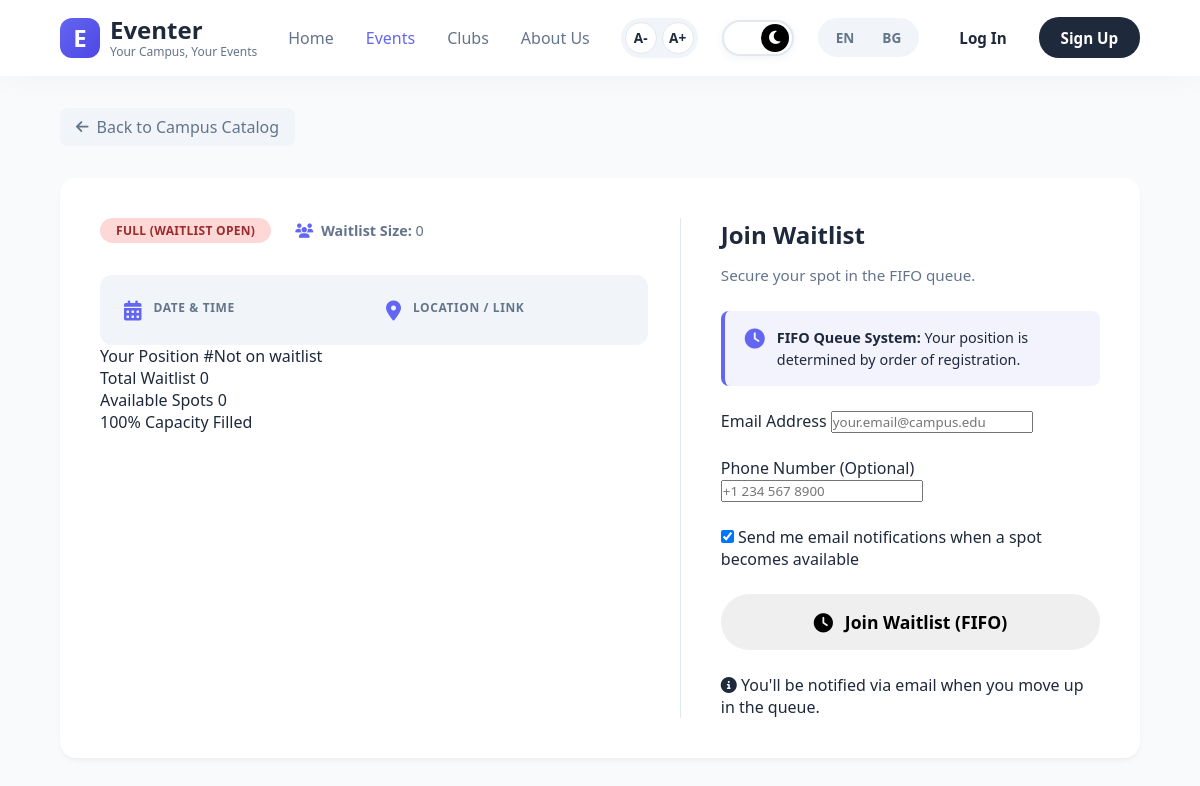
The app's page /join_waitlist/1 (signed in), older data.
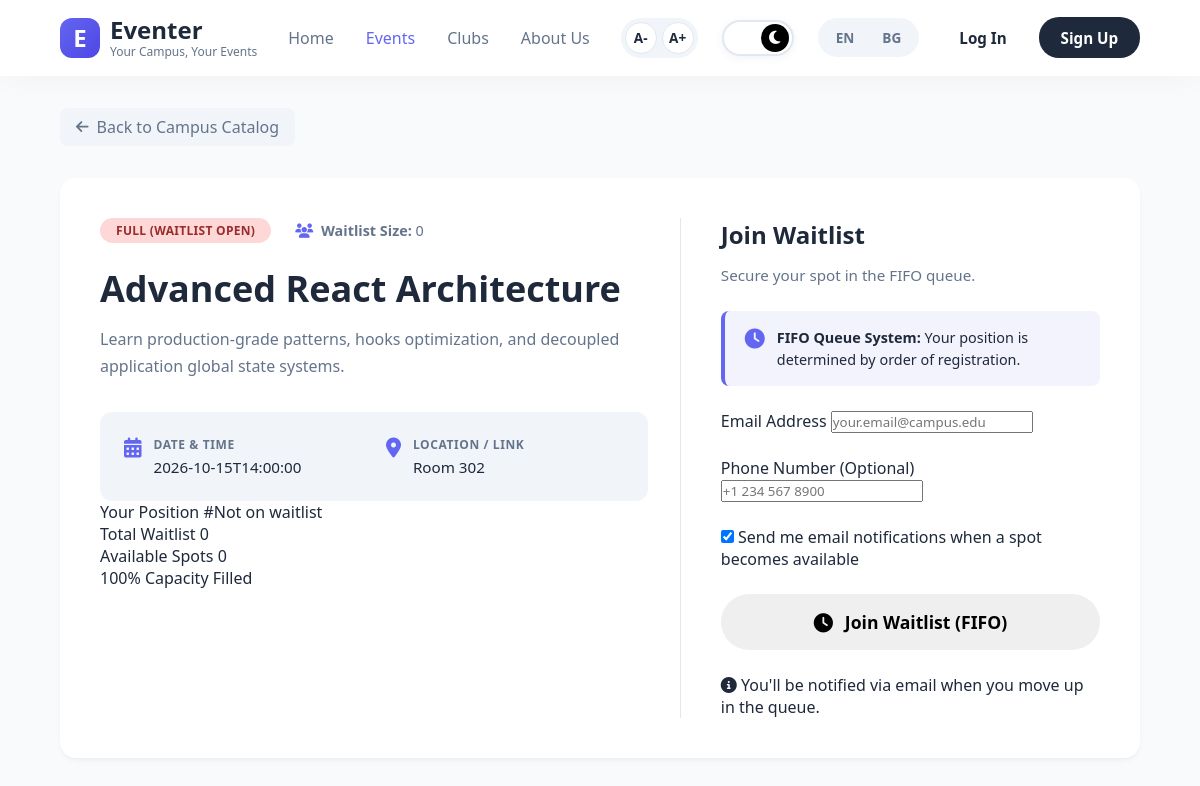
The same page, newer data.
### tables this page shows
CREATE TABLE events (
                id INTEGER PRIMARY KEY AUTOINCREMENT,
                organizer_id INTEGER NOT NULL,
                title TEXT NOT NULL,
                description TEXT,
                starts_at TEXT NOT NULL,
                ends_at TEXT NOT NULL,
                capacity INTEGER NOT NULL CHECK(capacity >= 1),
                location_or_url TEXT,
                status TEXT NOT NULL DEFAULT 'DRAFT'
                    CHECK (status IN ('DRAFT','PUBLISHED','CANCELLED')),
                created_at TEXT NOT NULL DEFAULT CURRENT_TIMESTAMP,
                updated_at TEXT NOT NULL DEFAULT CURRENT_TIMESTAMP,
                FOREIGN KEY (organizer_id) REFERENCES users(id) ON DELETE CASCADE
            );

### route.py (the view)
@page_bp.route('/join_waitlist/<int:event_id>')
@token_required
def join_waitlist(event_id):
    with db() as conn:
        event = conn.execute("SELECT * FROM events WHERE id = ?", (event_id,)).fetchone()
        waitlist_count = conn.execute("SELECT COUNT(*) FROM registrations WHERE event_id = ? AND status = 'waitlisted'", (event_id,)).fetchone()[0]
    return render_template('join_waitlist.html', event=event, waitlist_count=waitlist_count)

### route.py (called while the page is built)
def db():
    conn = sqlite3.connect(DB, timeout=10)
    conn.row_factory = sqlite3.Row
    conn.execute("PRAGMA foreign_keys = ON")
    conn.execute("PRAGMA journal_mode = WAL")
    return conn

def current_app_secret():
    return os.environ.get("JWT_SECRET_KEY") or os.environ.get("SECRET_KEY") or current_app.config["SECRET_KEY"]

def get_bearer_token():
    auth_header = request.headers.get("Authorization", "")
    if auth_header.startswith("Bearer "):
        return auth_header.removeprefix("Bearer ").strip()
    if "user_id" in session:
        now = datetime.now(timezone.utc)
        payload = {
            "sub": str(session["user_id"]),
            "email": "",
            "role": session.get("role", "student"),
            "iat": now,
            "exp": now + timedelta(minutes=JWT_EXPIRY_MINUTES)
        }
        return jwt.encode(payload, current_app_secret(), algorithm=JWT_ALGORITHM)
    return None

### templates/join_waitlist.html (shortened to what this page needs)
<!DOCTYPE html>
<html lang="en">
<head>
    <link rel="stylesheet" href="https://cdnjs.cloudflare.com/ajax/libs/font-awesome/6.4.0/css/all.min.css">
    <link rel="stylesheet" href="/static/style.css">
    <link rel="stylesheet" href="/static/register_event.css">
</head>
<body>
    <header>
        <div class="logo-container">
            <div class="logo-icon">E</div>
            <div class="logo-text">
                <h1>Eventer</h1>
                <span>Your Campus, Your Events</span>
            </div>
        </div>
        <nav>
            <ul>
                <li><a href="/">Home</a></li>
                <li><a href="/events" class="active">Events</a></li>
                <li><a href="#">Clubs</a></li>
                <li><a href="/about">About Us</a></li>
            </ul>
        </nav>
        <div class="header-actions">
            <div class="font-size-container">
                <button id="font-decrease" class="font-btn" aria-label="Decrease font size">A-</button>
                <button id="font-increase" class="font-btn" aria-label="Increase font size">A+</button>
            </div>
            <div class="theme-switch-container">
                <label for="theme-checkbox" class="theme-switch-label">
                    <div class="theme-switch-ball">
                        <i class="fas fa-moon moon-icon"></i>
                    </div>
                </label>
            </div>
            <div class="lang-switcher">
                <button class="lang-btn active" onclick="switchLanguage('en')">EN</button>
                <button class="lang-btn" onclick="switchLanguage('bg')">BG</button>
            </div>
            <div class="auth-buttons">
                <a href="/login" class="btn-login">Log In</a>
                <a href="/register" class="btn-signup">Sign Up</a>
            </div>
        </div>
    </header>
    <main class="content-frame">
        <div class="registration-container">
            <a href="/events" class="back-link"><i class="fa-solid fa-arrow-left"></i> Back to Campus Catalog</a>
            <div class="registration-card-layout">
                <div class="details-panel">
                    <div class="panel-meta">
                        <span class="status-badge full">Full (Waitlist Open)</span>
                        <span class="capacity-count">
                            <i class="fa-solid fa-users"></i> <b>Waitlist Size:</b> {{ waitlist_count }}
                        </span>
                    </div>
                    <h1 class="event-headline">{{ event.title }}</h1>
                    <p class="event-long-desc">
                        {{ event.description }}
                    </p>
                    <div class="meta-info-grid">
                        <div class="info-block">
                            <i class="fa-solid fa-calendar-days"></i>
                            <div>
                                <h4>Date & Time</h4>
                                <p>{{ event.starts_at }}</p>
                            </div>
                        </div>
                        <div class="info-block">
                            <i class="fa-solid fa-location-dot"></i>
                            <div>
                                <h4>Location / Link</h4>
                                <p>{{ event.location_or_url }}</p>
                            </div>
                        </div>
                    </div>
                    <div class="waitlist-info-box">
                        <div class="waitlist-stats">
                            <div class="stat-item">
                                <span class="stat-label">Your Position</span>
                                <span class="stat-value">#{{ user_position if user_position else 'Not on waitlist' }}</span>
                            </div>
                            <div class="stat-item">
                                <span class="stat-label">Total Waitlist</span>
                                <span class="stat-value">{{ waitlist_count }}</span>
                            </div>
                            <div class="stat-item">
                                <span class="stat-label">Available Spots</span>
                                <span class="stat-value">0</span>
                            </div>
                        </div>
                        <div class="waitlist-progress">
                            <span class="progress-label">100% Capacity Filled</span>
                        </div>
                    </div>
                </div>
                <div class="action-panel">
                    <h3>Join Waitlist</h3>
                    <p class="panel-tip">Secure your spot in the FIFO queue.</p>
                    <form action="/events/{{ event.id }}/join-waitlist" method="POST" class="secure-checkout-form">
                        <div class="policy-notice waitlist-notice">
                            <i class="fa-solid fa-clock"></i>
                            <p><b>FIFO Queue System:</b> Your position is determined by order of registration.</p>
                        </div>
                        <div class="form-group">
                            <label for="email">Email Address</label>
                            <input type="email" id="email" name="email" placeholder="your.email@campus.edu" required>
                        </div>
                        <div class="form-group">
                            <label for="phone">Phone Number (Optional)</label>
                            <input type="tel" id="phone" name="phone" placeholder="+1 234 567 8900">
                        </div>
                        <div class="checkbox-group">
                            <input type="checkbox" id="notifications" name="notifications" checked>
                            <label for="notifications">Send me email notifications when a spot becomes available</label>
                        </div>
                        <button type="submit" class="action-button waitlist-style form-submit-btn">
                            <i class="fa-solid fa-clock"></i> Join Waitlist (FIFO)
                        </button>
                        <p class="footnote">
                            <i class="fa-solid fa-info-circle"></i>
                            You'll be notified via email when you move up in the queue.
                        </p>
                    </form>
                </div>
            </div>
        </div>
    </main>
</body>
</html>

### static/style.css (style rules this page uses)
html { font-size: 16px; transition: font-size 0.2s ease; }
:root { --primary: #6366f1; --primary-gradient: linear-gradient(135deg, #6366f1 0%, #4f46e5 100%); --bg-light: #f8fafc; --bg-header: #ffffff; --text-dark: #1e293b; --text-muted: #64748b; --box-shadow-alpha: rgba(0, 0, 0, 0.03); --switcher-bg: #f1f5f9; --btn-secondary-bg: #ffffff; --btn-secondary-border: #e2e8f0; --btn-signup-bg: #1e293b; --btn-signup-text: #ffffff; --btn-signup-border: transparent; }
* { margin: 0; padding: 0; box-sizing: border-box; font-family: 'Segoe UI', Tahoma, Geneva, Verdana, sans-serif; }
body { background-color: var(--bg-light); color: var(--text-dark); overflow-x: hidden; min-height: 100vh; transition: background-color 0.3s ease, color 0.3s ease; }
header { background: var(--bg-header); padding: 1rem 5%; display: flex; justify-content: space-between; align-items: center; box-shadow: 0 4px 30px var(--box-shadow-alpha); position: sticky; top: 0; z-index: 100; transition: background-color 0.3s ease; }
.logo-container { display: flex; align-items: center; gap: 10px; }
.logo-icon { background: var(--primary-gradient); color: white; width: 40px; height: 40px; border-radius: 12px; display: flex; align-items: center; justify-content: center; font-size: 1.5rem; font-weight: bold; }
.logo-text h1 { font-size: 1.5rem; color: var(--text-dark); }
.logo-text span { font-size: 0.75rem; color: var(--text-muted); display: block; margin-top: -2px; }
nav ul { display: flex; list-style: none; gap: 2rem; }
nav ul li a { text-decoration: none; color: var(--text-muted); font-weight: 500; transition: color 0.3s; }
nav ul li a.active, nav ul li a:hover { color: var(--primary); }
.header-actions { display: flex; align-items: center; gap: 1.5rem; }
.font-size-container { display: flex; gap: 5px; background: var(--switcher-bg); padding: 4px; border-radius: 20px; }
.font-btn { background: var(--btn-secondary-bg); border: 1px solid var(--btn-secondary-border); color: var(--text-dark); width: 32px; height: 32px; border-radius: 50%; font-size: 0.85rem; font-weight: bold; cursor: pointer; display: flex; align-items: center; justify-content: center; transition: all 0.2s ease; }
.theme-switch-container { display: flex; align-items: center; }
.theme-switch-label { width: 72px; height: 36px; background-color: #ffffff; border: 2px solid #e2e8f0; border-radius: 50px; position: relative; cursor: pointer; display: flex; align-items: center; box-shadow: 0 2px 10px rgba(0, 0, 0, 0.05); transition: background-color 0.3s ease, border-color 0.3s ease; }
.theme-switch-ball { width: 28px; height: 28px; background-color: #000000; border-radius: 50%; position: absolute; right: 3px; display: flex; align-items: center; justify-content: center; transition: transform 0.3s cubic-bezier(0.4, 0, 0.2, 1), background-color 0.3s ease; }
.theme-switch-ball i { font-size: 0.95rem; position: absolute; transition: opacity 0.2s ease, transform 0.3s ease; }
.moon-icon { color: #ffffff; opacity: 1; transform: rotate(0deg); }
.lang-switcher { display: flex; background: var(--switcher-bg); padding: 4px; border-radius: 20px; transition: background-color 0.3s ease; }
.lang-btn { background: transparent; border: none; padding: 6px 14px; font-size: 0.85rem; font-weight: 600; cursor: pointer; color: var(--text-muted); border-radius: 16px; transition: all 0.3s ease; }
.auth-buttons { display: flex; align-items: center; gap: 1rem; }
.btn-login { text-decoration: none; color: var(--text-dark); font-weight: 600; font-size: 0.95rem; transition: color 0.3s; padding: 0.5rem 1rem; }
.btn-signup { text-decoration: none; background: var(--btn-signup-bg); color: var(--btn-signup-text); border: 1px solid var(--btn-signup-border); padding: 0.6rem 1.3rem; border-radius: 20px; font-weight: 600; font-size: 0.95rem; transition: all 0.3s ease, transform 0.2s; }

Row changes from the older to the newer data that the page shows:
added events: title "Advanced React Architecture", description "Learn production-grade patterns, hooks optimization, and decoupled application global state systems.", starts_at "2026-10-15T14:00:00", location_or_url "Room 302"
